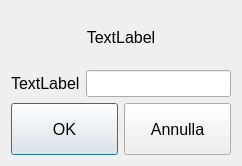
<?xml version="1.0" encoding="UTF-8"?>
<ui version="4.0">
 <class>ConfermaDlg</class>
 <widget class="QDialog" name="ConfermaDlg">
  <property name="geometry">
   <rect>
    <x>0</x>
    <y>0</y>
    <width>242</width>
    <height>166</height>
   </rect>
  </property>
  <property name="windowTitle">
   <string>Conferma</string>
  </property>
  <layout class="QVBoxLayout" name="verticalLayout" stretch="1,0,1">
   <property name="spacing">
    <number>6</number>
   </property>
   <item>
    <widget class="QLabel" name="descrizioneLbl">
     <property name="font">
      <font>
       <pointsize>12</pointsize>
       <weight>50</weight>
       <bold>false</bold>
      </font>
     </property>
     <property name="text">
      <string>TextLabel</string>
     </property>
     <property name="alignment">
      <set>Qt::AlignCenter</set>
     </property>
     <property name="wordWrap">
      <bool>true</bool>
     </property>
    </widget>
   </item>
   <item>
    <layout class="QHBoxLayout" name="horizontalLayout_2">
     <property name="spacing">
      <number>6</number>
     </property>
     <item>
      <widget class="QLabel" name="descrizioneInputLbl">
       <property name="font">
        <font>
         <pointsize>12</pointsize>
         <weight>50</weight>
         <bold>false</bold>
        </font>
       </property>
       <property name="text">
        <string>TextLabel</string>
       </property>
      </widget>
     </item>
     <item>
      <widget class="QLineEdit" name="valoreInputTxt">
       <property name="font">
        <font>
         <pointsize>12</pointsize>
         <weight>50</weight>
         <bold>false</bold>
        </font>
       </property>
      </widget>
     </item>
    </layout>
   </item>
   <item>
    <layout class="QHBoxLayout" name="horizontalLayout">
     <item>
      <widget class="QPushButton" name="OkBtn">
       <property name="sizePolicy">
        <sizepolicy hsizetype="Minimum" vsizetype="Preferred">
         <horstretch>0</horstretch>
         <verstretch>0</verstretch>
        </sizepolicy>
       </property>
       <property name="font">
        <font>
         <pointsize>12</pointsize>
         <weight>50</weight>
         <bold>false</bold>
        </font>
       </property>
       <property name="text">
        <string>OK</string>
       </property>
      </widget>
     </item>
     <item>
      <widget class="QPushButton" name="annullaBtn">
       <property name="sizePolicy">
        <sizepolicy hsizetype="Minimum" vsizetype="Preferred">
         <horstretch>0</horstretch>
         <verstretch>0</verstretch>
        </sizepolicy>
       </property>
       <property name="font">
        <font>
         <pointsize>12</pointsize>
         <weight>50</weight>
         <bold>false</bold>
        </font>
       </property>
       <property name="text">
        <string>Annulla</string>
       </property>
      </widget>
     </item>
    </layout>
   </item>
  </layout>
 </widget>
 <resources/>
 <connections>
  <connection>
   <sender>OkBtn</sender>
   <signal>clicked()</signal>
   <receiver>ConfermaDlg</receiver>
   <slot>accept()</slot>
   <hints>
    <hint type="sourcelabel">
     <x>69</x>
     <y>114</y>
    </hint>
    <hint type="destinationlabel">
     <x>232</x>
     <y>98</y>
    </hint>
   </hints>
  </connection>
  <connection>
   <sender>annullaBtn</sender>
   <signal>clicked()</signal>
   <receiver>ConfermaDlg</receiver>
   <slot>reject()</slot>
   <hints>
    <hint type="sourcelabel">
     <x>165</x>
     <y>125</y>
    </hint>
    <hint type="destinationlabel">
     <x>242</x>
     <y>137</y>
    </hint>
   </hints>
  </connection>
 </connections>
</ui>
